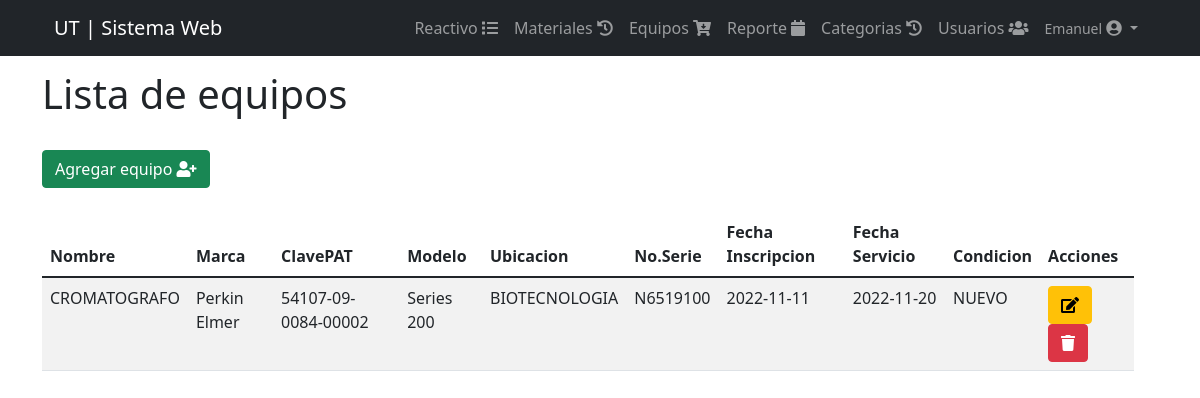
Page /views/equipos.php (signed in) on the committed database.
### tables this page shows
CREATE TABLE `equipos` (
  `id` int(11) NOT NULL,
  `nombre` varchar(150) NOT NULL,
  `clave` varchar(150) NOT NULL,
  `modelo` varchar(150) NOT NULL,
  `marca` varchar(150) NOT NULL,
  `ubicacion` varchar(150) NOT NULL,
  `serie` varchar(150) NOT NULL,
  `fecha_ins` date NOT NULL,
  `fecha_serv` date NOT NULL,
  `condicion` varchar(50) NOT NULL
);

### views/equipos.php (the view, shortened to what this page needs)
<!DOCTYPE html>
<html lang="en">
<head>
    <?php include_once "../includes/header.php" ?>
</head>
<div class="row">
    <div class="col-sm">
    <h1>Lista de equipos</h1>
    <br>
    <div>
    <button type="button" class="btn btn-success" data-toggle="modal" data-target="#equipo">
				<span class="glyphicon glyphicon-plus"></span> Agregar equipo  <i class="fa fa-user-plus"></i> </a></button>
    </div>
    <br>
    <table class="table table-striped"  id= "table_id">
                   <thead>
                   <tr >
                   <th>Nombre</th>
                   <th>Marca</th>
                   <th>ClavePAT</th>
                   <th>Modelo</th>
                   <th>Ubicacion</th>
                   <th>No.Serie</th>
                   <th>Fecha Inscripcion</th>
                   <th>Fecha Servicio</th>
                   <th>Condicion</th>
                   <th>Acciones</th>
                     </tr>
                </thead>
            <tbody>
            <?php
require_once ("../includes/db.php");
$result=mysqli_query($conexion,"SELECT * FROM equipos");
while ($fila = mysqli_fetch_assoc($result)):
?>
<tr>
<td><?php echo $fila['nombre']; ?></td>
<td><?php echo $fila['marca']; ?></td>
<td><?php echo $fila['clave']; ?></td>
<td><?php echo $fila['modelo']; ?></td>
<td><?php echo $fila['ubicacion']; ?></td>
<td><?php echo $fila['serie']; ?></td>
<td><?php echo $fila['fecha_ins']; ?></td>
<td><?php echo $fila['fecha_serv']; ?></td>
<td><?php echo $fila['condicion']; ?></td>
<td>
<a class="btn btn-warning" href="../includes/editar_equipo.php?id=<?php echo $fila['id']?> ">
<i  class="fa fa-edit "></i> </a>
<a href="../includes/eliminar_equipo.php?id=<?php echo $fila['id']?> " class="btn btn-danger btn-del" >
<i  class="fa fa-trash "></i></a></button>
</td>
</tr>
<?php endwhile;?>
	</body>
  </table>
    </div>
</div>
<?php include("form_equipo.php"); ?>
</html>

### css/estilo.css (style rules this page uses)
body { padding-top: 70px; }
html { scroll-behavior: smooth; }
a { text-decoration: none; }

### css/prueba.css (style rules this page uses)
a { text-decoration: none; }

### rows in the picture
equipos: nombre "CROMATOGRAFO", marca "Perkin Elmer", clave "54107-09-0084-00002", modelo "Series 200", ubicacion "BIOTECNOLOGIA", serie "N6519100", fecha_ins "2022-11-11", fecha_serv "2022-11-20", condicion "NUEVO"

### other values in the picture
$_SESSION['nombre'] "Emanuel"
